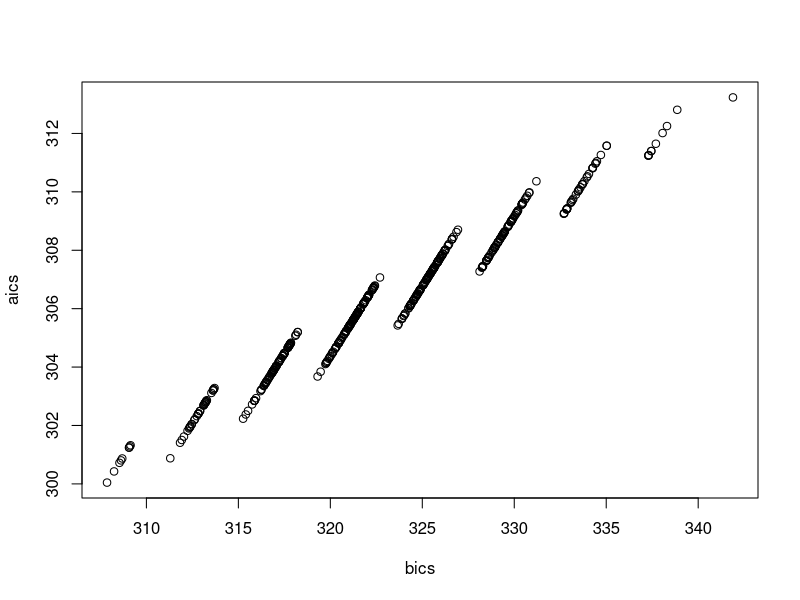

The R script that drew this image:
## given set of regressors, fit all unique combinations and store results in list
## requires gtools for combinations() function
 

lm.allcombs <- function(df, yname) {
  ## dependencies: gtools()
  ## warning: number of models fit increases exponentially with ncol(df) (i.e., num explanatory variables)

  ## model comparison ----
  
  xnames <- names(df)[-grep(yname, names(df))]
  nvars  <- length(xnames)  ## num explanatory vars
  combs  <- lapply(1:nvars, function(x) gtools::combinations(n = nvars, r = x))  ## unique combos for each number of vars
  nmods  <- sum(sapply(combs, nrow))  ## total num models
  lmods  <- vector("list", nmods)  ## output list
  
  a <- 1
  for (ii in seq_along(combs)) {  ## along number of vars
    
    combs.ii <- combs[[ii]]
    
    for (jj in seq_len(nrow(combs.ii))) {  ## along unique combos
      
      xnames.jj <- xnames[combs.ii[jj, ]]
      
      lmform <- as.formula(paste0(yname, " ~ ", paste0(xnames.jj, collapse = " + ")))
      
      lmods[[a]] <- lm(lmform, df[, c(xnames.jj, yname)])
      
      a <- a + 1
      
    }
    
  }
  
  lmods
  
}


## use ----

df <- as.data.frame(matrix(rnorm(1000), ncol = 10))

l <- lm.allcombs(df, "V8")  ## to use

bics <- sapply(l, BIC)
aics <- sapply(l, AIC)

plot(bics, aics)  ## how great is spread between best and next-best models?

l[order(bics)[1:4]]  ## best 4
l[order(aics)[1:4]]  ## best 4

fit.best <- l[[which.min(bics)]]
fit.best.coef <- coef(summary(fit.best))
iv.best <- names(coef(fit.best))[-1]  ## explanatory variables w/ lowest BIC

